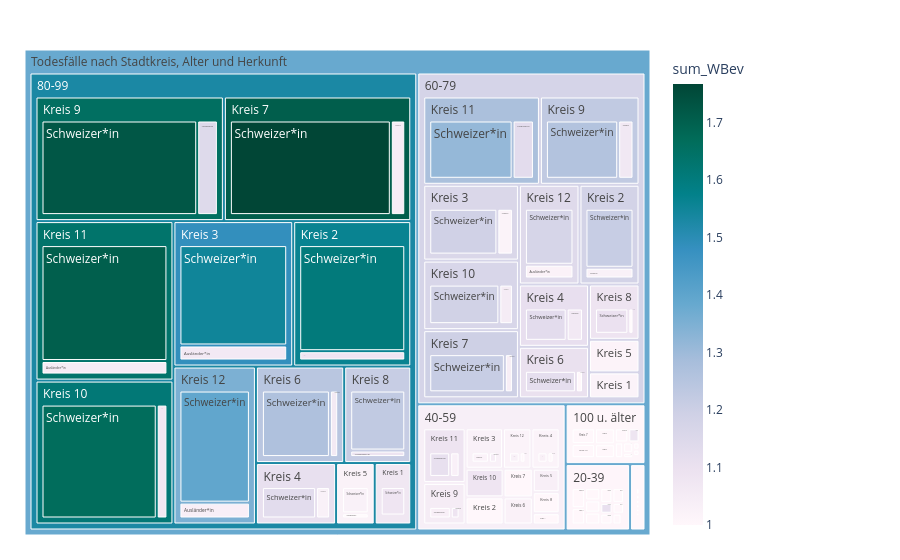

Notebook code for this chart:
### Code cell
fig = px.treemap(myTreemapAgg.reset_index()
                 , path=[px.Constant("Todesfälle nach Stadtkreis, Alter und Herkunft"), 'AlterV20Kurz','KreisLang','HerkunftLang']
                 , values='sum_WBev'
                 , color='sum_WBev'
                 ## bei discrete scales (bei Klassen und Strings):                 
                 #, color_discrete_map={'(?)':'lightgrey','EVP':'gold', 'SP':'#FF3030', 'PdA':'#EE3B3B', 'Grüne':'#A2CD5A','GLP':'#CAFF70','Die Mitte':'orange','FDP':'#104E8B','AL':'deeppink','SVP':'forestgreen', 'FL ZÜRI':'#8B864E','Volt':'#lightblue' }                
                 ## bei continuous scales (bei Zahlenwerten):
                , color_continuous_scale='PuBuGn'
                #, color_continuous_midpoint=np.average(myTreemapAgg['sum_WBev'], weights=myTreemapAgg['sum_WBev']) 
                 #,height=400
                 #,width=1500
                )
fig.update_traces(root_color="grey")
fig.update_layout(margin = dict(t=50, l=25, r=250, b=25))#, title="WBev nach Alter, Stadtkreis und Herkunft")
fig.show()

### Figure 1 — Plotly figure (JSON) as saved in the notebook; plotly's stock layout.template omitted (floating-point values rounded to 4 significant figures; data arrays with more than 128 entries replaced by an {"elided": "..."} marker saying what was removed)
{"data": [{"branchvalues": "total", "customdata": {"elided": "211x1 float values"}, "domain": {"x": [0, 1], "y": [0, 1]}, "hovertemplate": "labels=%{label}<br>sum_WBev_sum=%{value}<br>parent=%{parent}<br>id=%{id}<br>sum_WBev=%{color}<extra></extra>", "ids": {"elided": "211 str values"}, "labels": {"elided": "211 str values"}, "marker": {"coloraxis": "coloraxis", "colors": {"elided": "211 float values"}}, "name": "", "parents": {"elided": "211 str values"}, "root": {"color": "grey"}, "type": "treemap", "values": {"elided": "211 int values"}}], "layout": {"coloraxis": {"colorbar": {"title": {"text": "sum_WBev"}}, "colorscale": [[0, "rgb(255,247,251)"], [0.125, "rgb(236,226,240)"], [0.25, "rgb(208,209,230)"], [0.375, "rgb(166,189,219)"], [0.5, "rgb(103,169,207)"], [0.625, "rgb(54,144,192)"], [0.75, "rgb(2,129,138)"], [0.875, "rgb(1,108,89)"], [1, "rgb(1,70,54)"]]}, "legend": {"tracegroupgap": 0}, "margin": {"b": 25, "l": 25, "r": 250, "t": 50}}}
